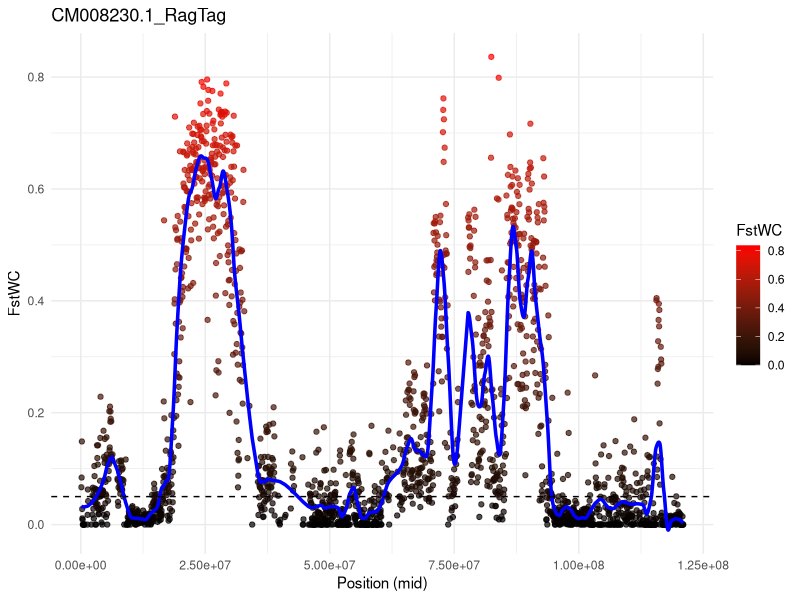
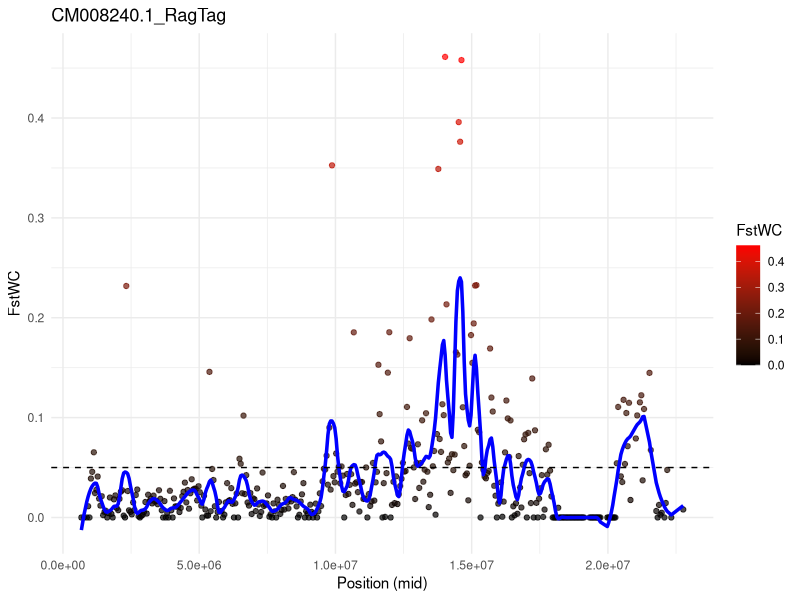
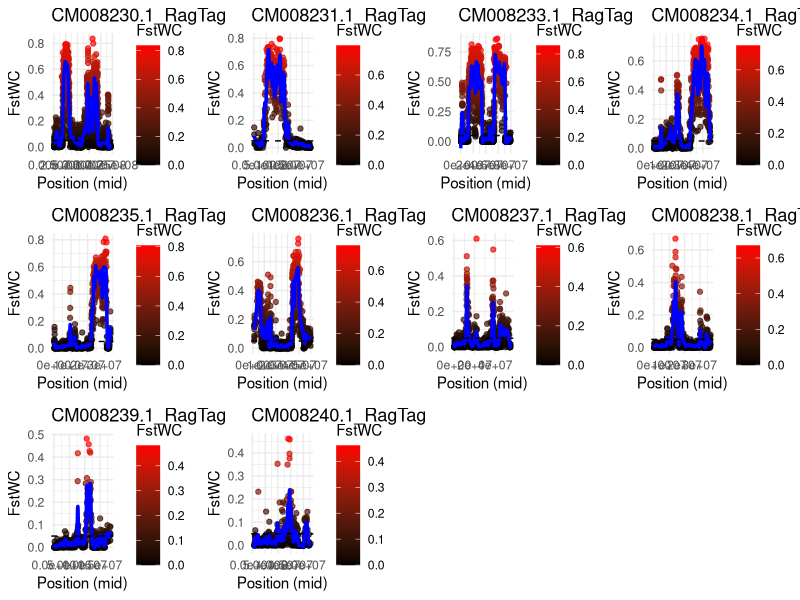

These charts were generated, in order, by the following R code:
setwd("~/Downloads")

library(dplyr)
library(ggplot2)
library(ggpubr)
library(gridExtra)

stats_SP <- read.csv("stats_SP.csv", header = TRUE)

filtered_stats_SP <- stats_SP[, c(1, 2, 3, 4, 20, 22)]

colnames(filtered_stats_SP)[colnames(filtered_stats_SP) == "FstWC_S_HUE_T_S_COT_S_egg"] <- "FstWC"
colnames(filtered_stats_SP)[colnames(filtered_stats_SP) == "lseff_S_HUE_T_S_COT_S_egg"] <- "lseff"

filtered_stats_SP <- subset(filtered_stats_SP, lseff > 400)

# Convert to numeric and handle warnings
filtered_stats_SP$FstWC <- as.numeric(as.character(filtered_stats_SP$FstWC))

# Check for any NA values introduced during conversion and remove them if necessary
filtered_stats_SP <- filtered_stats_SP[!is.na(filtered_stats_SP$FstWC), ]

# Replace values in FstWC column that are smaller than zero with zero
filtered_stats_SP$FstWC[filtered_stats_SP$FstWC < 0] <- 0
colfuncR <- colorRampPalette(c("black", "red"))
filtered_stats_SP$col <- colfuncR(100)[as.integer((filtered_stats_SP$FstWC/0.8)*100)+1]

# Function to find the first and last positions crossing the FstWC threshold for each scaffold
find_peak_positions <- function(df, threshold = 0.05, span = 0.05) {
  # Group by scaffold
  df %>%
    group_by(scaffold) %>%
    # Apply operations for each scaffold
    group_modify(~ {
      # Smooth the FstWC values using LOESS
      loess_fit <- loess(FstWC ~ mid, data = .x, span = span)
      smoothed_fst <- predict(loess_fit)
      
      # Add smoothed FstWC values to the dataframe
      .x <- mutate(.x, smoothed_FstWC = smoothed_fst)
      
      # Find the first and last positions crossing the threshold
      first_peak <- filter(.x, smoothed_FstWC > threshold) %>% slice_head(n = 1)
      last_peak <- filter(.x, smoothed_FstWC > threshold) %>% slice_tail(n = 1)
      
      # Combine the first and last peaks
      bind_rows(first_peak, last_peak)
    }) %>%
    ungroup()
}

# Apply the function to the filtered_stats_SP dataframe
threshold <- 0.1
span <- 0.05
peak_positions <- find_peak_positions(filtered_stats_SP, threshold, span)
peak_positions <- as.data.frame(peak_positions)

# Optionally save to a CSV file
write.csv(peak_positions, "peak_positions.csv", row.names = FALSE)

# Function to plot LOESS fit for a specific scaffold
plot_loess_fit <- function(df, scaffold, threshold = 0.05, span = 0.05) {
  # Filter data for the selected scaffold
  scaffold_data <- df %>% filter(scaffold == !!scaffold)
  
  # Check if data is empty
  if (nrow(scaffold_data) == 0) {
    stop(paste("Error: No data found for scaffold", scaffold))
  }
  
  # Fit LOESS
  loess_fit <- loess(FstWC ~ mid, data = scaffold_data, span = span)
  scaffold_data$smoothed_FstWC <- predict(loess_fit)
  
  # Create the plot
  p <- ggplot(scaffold_data, aes(x = mid)) +
    geom_point(aes(y = FstWC, color = FstWC), alpha = 0.7, size = 1.5) +  # Color based on FstWC
    geom_line(aes(y = smoothed_FstWC), color = "blue", linewidth = 1.2) +       # LOESS line in blue
    geom_hline(yintercept = threshold, linetype = "dashed", color = "black") +
    scale_color_gradient(low = "black", high = "red", name = "FstWC") +   # Gradient for FstWC
    labs(
      title = scaffold,
      x = "Position (mid)",
      y = "FstWC"
    ) +
    theme_minimal()
  
  return(p)
}

# Plot for a single chromosome (CM008230.1_RagTag, chromosome 1)
plot_loess_fit(filtered_stats_SP, scaffold = "CM008230.1_RagTag", threshold = 0.05, span = 0.05)

# List of scaffold names
scaffolds <- c(
  "CM008230.1_RagTag",
  "CM008231.1_RagTag",
  "CM008233.1_RagTag",
  "CM008234.1_RagTag",
  "CM008235.1_RagTag",
  "CM008236.1_RagTag",
  "CM008237.1_RagTag",
  "CM008238.1_RagTag",
  "CM008239.1_RagTag",
  "CM008240.1_RagTag"
)

plot_loess_fit(filtered_stats_SP, scaffold = "CM008240.1_RagTag", threshold = 0.05, span = 0.05)

# Generate a list of plots for each scaffold
plots <- lapply(scaffolds, function(scaffold) {
  plot_loess_fit(filtered_stats_SP, scaffold = scaffold, threshold = 0.05, span = 0.05)
})

# Arrange the plots in a 3x4 grid (3 rows and 4 columns)
grid.arrange(grobs = plots, ncol = 4, nrow = 3)
